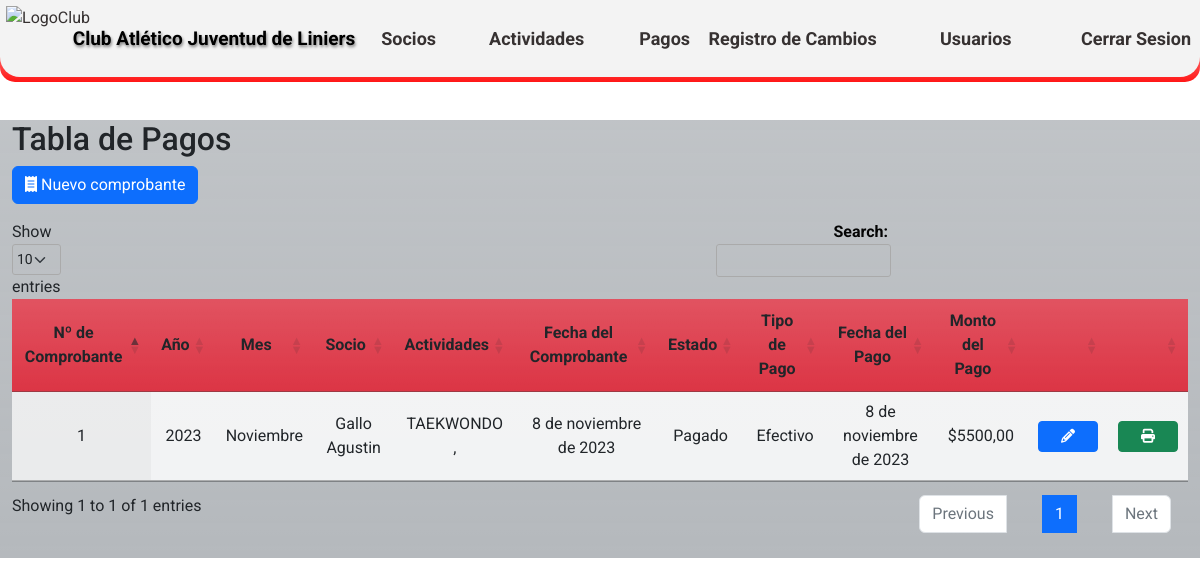
The app's page /pagos/ (signed in) with its own data.
### CAJL/aplications/payments/models.py (models this page shows, shortened)
class payments (models.Model):
    EST_CHOICES =(
        ('0','Pagado'),
        ('1','Pago Parcial'),
        ('2','Pagado y Confirmado'),
        ('3', 'No Definido'),
    )
    TIP_CHOICES =(
        ('0','Efectivo'),
        ('1','Mercado Pago'),
        ('2','Transferencia'),
        ('3','No Definido'),
    )
    MES_CHOICES =(
        ('0', 'Enero'),
        ('1', 'Febrero'),
        ('2', 'Marzo'),
        ('3', 'Abril'),
        ('4', 'Mayo'),
        ('5', 'Junio'),
        ('6', 'Julio'),
        ('7', 'Agosto'),
        ('8', 'Septiembre'),
        ('9', 'Octubre'),
        ('10', 'Noviembre'),
        ('11', 'Diciembre'),
    )
    fecha_comprobante = models.DateField('Fecha del comprobante', null=True)
    anio = models.IntegerField('Año facturado', blank=True)
    mes = models.CharField('Mes facturado',max_length=2,choices=MES_CHOICES, blank=True)
    socio = models.ForeignKey(partners, on_delete=models.CASCADE)
    actividades = models.ManyToManyField(activities)
    observacion = models.CharField('Observación',max_length=50, blank=True)
    estado = models.CharField('Estado',max_length=1, choices=EST_CHOICES)
    tipo_pago = models.CharField('Tipo de pago',max_length=1, choices=TIP_CHOICES)
    nombre_quien_paga = models.CharField ('Nombre de la persona que paga', max_length=30, blank=True)
    fecha_pago = models.DateField ('Fecha del pago',null=True, blank=True)
    monto_pago = models.DecimalField('Monto del pago',max_digits=10, decimal_places=2)
    user = models.ForeignKey(User, on_delete=models.CASCADE)
    class Meta:
        verbose_name = 'Pago'
        verbose_name_plural = 'Pagos del club'
        ordering = ['-fecha_comprobante']

### CAJL/aplications/partners/models.py (models this page shows, shortened)
class partners (models.Model):
    nombre_completo = models.CharField('Nombre completo', max_length=50, validators=[letters_only_validator], blank=True, null=True)
    dni = models.IntegerField('DNI',blank=True, null=True)
    fecha_nacimiento = models.DateField('Fecha de nacimiento',blank=True, null=True)
    direccion = models.CharField('Dirección', max_length=50, blank=True, null=True)
    DISTRICT_CHOICES = location.LOC_CHOICES
    distrito = models.CharField('Distrito',max_length=2, choices=DISTRICT_CHOICES, blank=True, null=True)
    localidad = models.ForeignKey(location, on_delete=models.CASCADE, blank=True, null=True)
    telefono1 = models.CharField('Teléfono 1',max_length=15, blank=True, null=True)
    telefono2 = models.CharField('Teléfono 2',max_length=15,blank=True, null=True)
    actividades = models.ManyToManyField(activities)
    correo = models.EmailField('Email',max_length=40,blank=True, null=True)
    descripcion = models.CharField('Descripción',max_length=50, blank=True, null=True)
    apto_fisico = models.BooleanField('Apto físico',default=False)
    fecha_emisión_apto_físico = models.DateField ('Fecha de emisión del apto físico',blank=True, null=True)
    fecha_emisión_fichaje = models.DateField ('Fecha de emisión del fichaje',blank=True, null=True)
    compite = models.BooleanField('Fichado',default=False)
    socio_activo = models.BooleanField('Socio activo',default=False)
    user = models.ForeignKey(User, on_delete=models.CASCADE)
    class Meta:
        verbose_name = 'Socio'
        verbose_name_plural = 'Socios del club'
        ordering = ['id']

### CAJL/aplications/activities/models.py (models this page shows, shortened)
class activities (models.Model):
    ACTIV_CHOICES =(
        ('0', 'Mensual'),
        ('1', 'Porcentaje'),
        ('2', 'Alquiler'),
    )
    nombre_actividad = models.CharField ('Nombre de la actividad',max_length=30)
    tipo_actividad = models.CharField('Tipo de cobro de la actividad',max_length=2, choices=ACTIV_CHOICES, default='0')
    descripcion = models.CharField('Descripción', max_length=50, blank=True)
    user = models.ForeignKey(User, on_delete=models.CASCADE)
    class Meta:
        verbose_name = 'Actividad'
        verbose_name_plural = 'Actividades del club'
        ordering = ['id']

### CAJL/aplications/payments/views.py (the view)
# urls.py: path('pagos/', views.payments_list, name='payments_list'),
@login_required
def payments_list(request):
    payments_data = payments.objects.all()
    context = {'payments_data': payments_data}
    return render(request, 'payments/payments_list.html', context)

### templates/payments/payments_list.html (shortened to what this page needs)
{% extends 'loginregister/base.html' %}
{% block content %}
{% load static %}
<!DOCTYPE html>
<html>
<head>
    <link rel="stylesheet" type="text/css" href={% static 'css/Estilos_DT.css' %} media="screen">
    <link rel="stylesheet" href="https://cdnjs.cloudflare.com/ajax/libs/font-awesome/6.2.0/css/all.min.css"/>
    <link rel="stylesheet" type="text/css" href="https://cdn.datatables.net/1.10.25/css/jquery.dataTables.min.css">
</head>
<body>
    <br>
    <br>
    <br>
    <br>
    <div class="container h-60 my-4">
        <div class="row">
            <div class="col-xl-12 bg-secondary bg-gradient bg-opacity-50">
                <h2>Tabla de Pagos</h2>
                <div class="row mb-3">
                    <div class="col-md-6">
                        <button id="btn_Comprobante" class="btn btn-primary"><i class="fa-solid fa-receipt"></i></i> Nuevo comprobante</button>
                    </div>
                </div>
            <table id="payments-table" class="display table table-striped">
                <thead>
                    <tr class="bg-danger bg-gradient">
                        <th class="centered bg-danger bg-gradient">Nº de Comprobante</th>
                        <th class="centered bg-danger bg-gradient">Año</th>
                        <th class="centered bg-danger bg-gradient">Mes</th>
                        <th class="centered bg-danger bg-gradient">Socio</th>
                        <th class="centered bg-danger bg-gradient">Actividades</th>
                        <th class="centered bg-danger bg-gradient">Fecha del Comprobante</th>
                        <th class="centered bg-danger bg-gradient">Estado</th>
                        <th class="centered bg-danger bg-gradient">Tipo de Pago</th>
                        <th class="centered bg-danger bg-gradient">Fecha del Pago</th>
                        <th class="centered bg-danger bg-gradient">Monto del Pago</th>
                        <th class="centered bg-danger bg-gradient"></th>
                        <th class="centered bg-danger bg-gradient"></th>
                    </tr>
                </thead>
                <tbody class="bg-light bg-gradient">
                        {% for payment in payments_data %}
                    <tr>
                        <td class="centered">{{ payment.id}}</td>
                        <td class="centered">{{ payment.anio}}</td>
                        <td class="centered">{{ payment.get_mes_display}}</td>
                        <td class="centered">{{ payment.socio.nombre_completo }}</td>
                        <td class="centered">{% for actividad in payment.actividades.all %}{{ actividad.nombre_actividad }} ,{% endfor %}</td>
                        <td class="centered">{{ payment.fecha_comprobante }}</td>
                        <td class="centered">{{ payment.get_estado_display }}</td>
                        <td class="centered">{{ payment.get_tipo_pago_display }}</td>
                        <td class="centered">{{ payment.fecha_pago }}</td>
                        <td class="centered">${{ payment.monto_pago }}</td>
                        <td class="centered">
                            {% if payment.estado != '2' %}
                                <a href={% url 'detalles_comprobante' payments_id=payment.id %} class="btn btn-sm btn-primary btn-custom-width">
                                    <i class="fas fa-pencil-alt"></i>
                                </a>
                            {% endif %}
                        </td>
                        <td class="centered">
                            <a href={% url 'imprimir_comprobante' payments_id=payment.id %} class="btn btn-sm btn-success btn-custom-width">
                                <i class="fas fa-print"></i>
                            </a>
                        </td>
                    </tr>
                        {% endfor %}
                </tbody>
            </table>
        </div>
    </div>
</div>
</body>
</html>
{% endblock %}

### staticfiles/css/EstilosHome1.css (style rules this page uses)
* { margin: 0; padding: 0; box-sizing: border-box; font-family: 'Roboto', sans-serif; }
body { background-color: #d1d6c1; margin: 0; padding: 0; background-image: url('https://github.com/MarcoNu97/Proyectos-Django/blob/main/Club-Atletico-Juventud-De-Liniers/static/images/Interior%20del%20Club.jpg?raw=true'); background-size: cover; background-position: center; background-attachment: fixed; background-repeat: no-repeat; }

### staticfiles/css/Estilos_DT.css (style rules this page uses)
div.container { max-width: 1300px; }
.centered { text-align: center !important; vertical-align: middle !important; }
.btn-custom-width { width: 60px; }

### records on screen
payments: id "1", anio "2023", mes "Noviembre", socio.nombre_completo "Gallo Agustin", fecha_comprobante "8 de noviembre de 2023", estado "Pagado", tipo_pago "Efectivo", fecha_pago "8 de noviembre de 2023", monto_pago "5500,00"
activities: nombre_actividad "TAEKWONDO"
